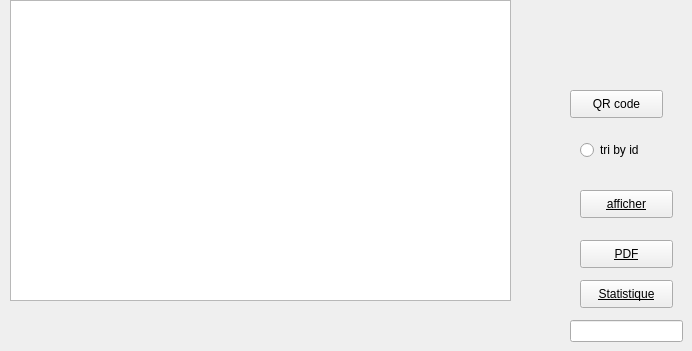
    <widget class="QWidget" name="tab_2">
     <attribute name="title">
      <string>afficher</string>
     </attribute>
     <widget class="QTableView" name="tableView_facture">
      <property name="geometry">
       <rect>
        <x>10</x>
        <y>0</y>
        <width>501</width>
        <height>301</height>
       </rect>
      </property>
     </widget>
     <widget class="QPushButton" name="pushButton_ajouter_2">
      <property name="geometry">
       <rect>
        <x>580</x>
        <y>190</y>
        <width>93</width>
        <height>28</height>
       </rect>
      </property>
      <property name="styleSheet">
       <string notr="true">text-decoration: underline;
font: 75 9pt &quot;MS Shell Dlg 2&quot;;
border-top-color: rgb(244, 254, 255);</string>
      </property>
      <property name="text">
       <string>afficher</string>
      </property>
     </widget>
     <widget class="QPushButton" name="pushButton_PDF">
      <property name="geometry">
       <rect>
        <x>580</x>
        <y>240</y>
        <width>93</width>
        <height>28</height>
       </rect>
      </property>
      <property name="styleSheet">
       <string notr="true">text-decoration: underline;
font: 75 9pt &quot;MS Shell Dlg 2&quot;;
border-top-color: rgb(244, 254, 255);</string>
      </property>
      <property name="text">
       <string>PDF</string>
      </property>
     </widget>
     <widget class="QLineEdit" name="lineEdit">
      <property name="geometry">
       <rect>
        <x>570</x>
        <y>320</y>
        <width>113</width>
        <height>22</height>
       </rect>
      </property>
     </widget>
     <widget class="QRadioButton" name="radioButton">
      <property name="geometry">
       <rect>
        <x>580</x>
        <y>140</y>
        <width>97</width>
        <height>20</height>
       </rect>
      </property>
      <property name="text">
       <string>tri by id</string>
      </property>
     </widget>
     <widget class="QPushButton" name="pushButton_Statistique">
      <property name="geometry">
       <rect>
        <x>580</x>
        <y>280</y>
        <width>93</width>
        <height>28</height>
       </rect>
      </property>
      <property name="styleSheet">
       <string notr="true">text-decoration: underline;
font: 75 9pt &quot;MS Shell Dlg 2&quot;;
border-top-color: rgb(244, 254, 255);</string>
      </property>
      <property name="text">
       <string>Statistique</string>
      </property>
     </widget>
     <widget class="QPushButton" name="qr">
      <property name="geometry">
       <rect>
        <x>570</x>
        <y>90</y>
        <width>93</width>
        <height>28</height>
       </rect>
      </property>
      <property name="text">
       <string>QR code</string>
      </property>
     </widget>
    </widget>
